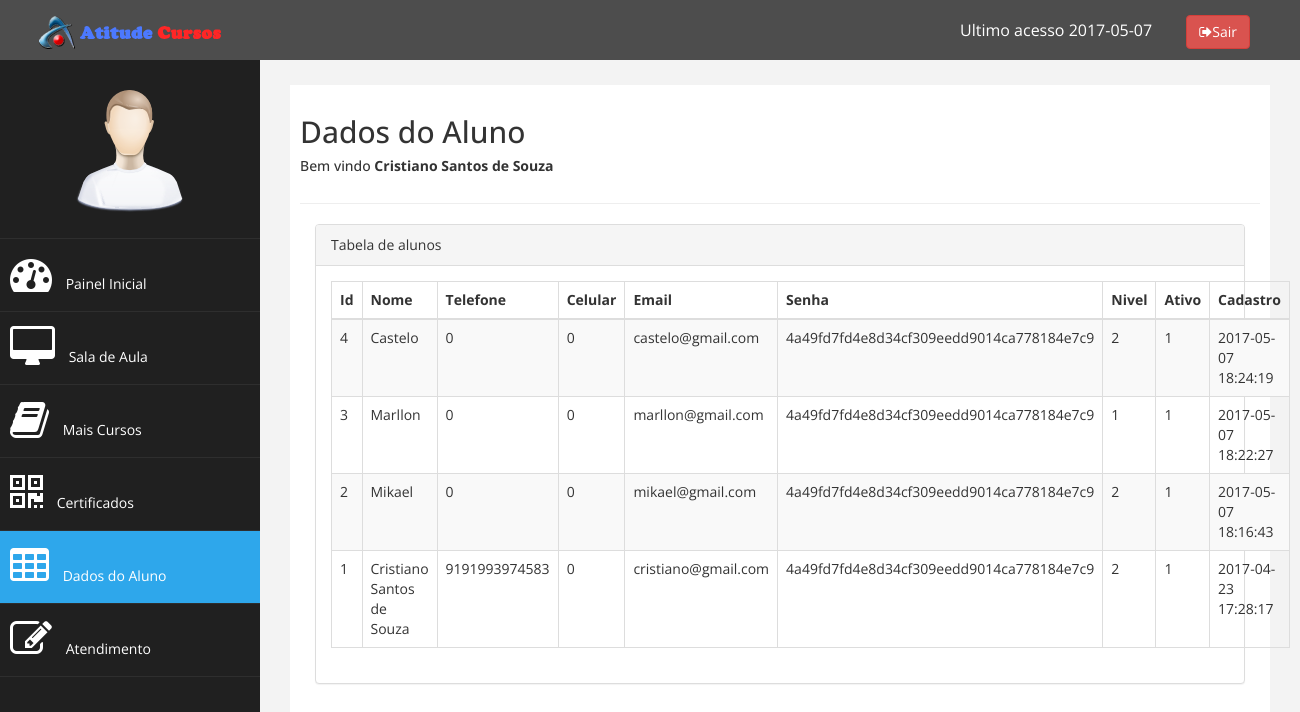
/adm/dados.php (signed in), run on the app's committed database.
### tables this page shows
CREATE TABLE `aluno` (
  `id` int(11) UNSIGNED NOT NULL,
  `nome` varchar(50) NOT NULL,
  `rg` varchar(10) NOT NULL,
  `cpf` varchar(15) NOT NULL,
  `pais` varchar(45) NOT NULL,
  `endereco` varchar(100) NOT NULL,
  `numero` varchar(10) NOT NULL,
  `complemento` varchar(144) NOT NULL,
  `bairro` varchar(45) NOT NULL,
  `cep` varchar(15) NOT NULL,
  `cidade` varchar(45) NOT NULL,
  `uf` varchar(10) NOT NULL,
  `telefone` varchar(15) DEFAULT NULL,
  `celular` varchar(15) DEFAULT NULL,
  `email` varchar(40) NOT NULL,
  `senha` varchar(40) NOT NULL,
  `nivel` int(1) UNSIGNED NOT NULL DEFAULT '1',
  `ativo` tinyint(1) NOT NULL DEFAULT '1',
  `cadastro` datetime NOT NULL,
  `data_ultimo_login` date NOT NULL
);

### adm/dados.php (the view, shortened to what this page needs)
<?php
include("../php/config.php");
$query = sprintf("SELECT * FROM aluno ORDER BY cadastro DESC");
$dados = mysqli_query($conexao, $query) or die(mysql_error());
$linha = mysqli_fetch_assoc($dados);
$total = mysqli_num_rows($dados);
?>
<!DOCTYPE html>
<html xmlns="http://www.w3.org/1999/xhtml">
<head>
    <link href="../assets/css/bootstrap.css" rel="stylesheet"/>
    <link href="../assets/font-awesome/css/font-awesome.min.css" rel="stylesheet" />
    <link href="../assets/js/morris/morris-0.4.3.min.css" rel="stylesheet" />
    <link href="../assets/css/custom.css" rel="stylesheet" />
</head>
<body>
    <div id="wrapper">
        <nav class="navbar navbar-default navbar-cls-top " role="navigation" style="margin-bottom: 0">
            <div class="navbar-header">
                <a class="navbar-brand" href="index.html"><img src="../images/logo.png"/></a>
            </div>
  <div style="color: white;
padding: 15px 50px 5px 50px;
float: right;
font-size: 16px;"> <?php echo "Ultimo acesso ". $_SESSION['data_ultimo_login'] ?>
<button type="button" class="btn btn-danger" data-toggle="modal" data-target="#confirm" style="margin-left: 30px"><i class="fa fa-sign-out"> </i>Sair</button></div>
        </nav>
                <nav class="navbar-default navbar-side" role="navigation">
            <div class="sidebar-collapse">
                <ul class="nav" id="main-menu">
				<li class="text-center">
                    <img src="../assets/img/find_user.png" class="user-image img-responsive"/>
					</li>
                    <li>
                        <a  href="index.php"><i class="fa fa-dashboard fa-3x"></i> Painel Inicial</a>
                    </li>
                     <li>
                        <a href="sala.php"><i class="fa fa-desktop fa-3x"></i> Sala de Aula</a>
                    </li>
                    <li>
                        <a  href="cursos.php"><i class="fa fa-book fa-3x"></i> Mais Cursos</a>
                    </li>
						   <li  >
                        <a   href="certificados.php"><i class="fa fa-qrcode fa-3x"></i> Certificados</a>
                    </li>
                      <li>
                        <a class="active-menu" href="dados.php"><i class="fa fa-table fa-3x"></i> Dados do Aluno </a>
                    </li>
                    <li  >
                        <a  href="form.php"><i class="fa fa-edit fa-3x"></i> Atendimento </a>
                    </li>
                </ul>
        </nav>
        <div id="page-wrapper" >
            <div id="page-inner">
                <div class="row">
                    <div class="col-md-12">
                     <h2>Dados do Aluno</h2>
                        <h5><?php echo "Bem vindo <strong>". $_SESSION['nome'] ."</strong>"?></h5>
                    </div>
                </div>
                 <hr />
                 <div class="col-lg-12 col-md-9 col-sm-12 col-xs-12">
                    <div class="panel panel-default">
                        <div class="panel-heading">
                           Tabela de alunos
                        </div>
                        <div class="panel-body">
                            <div class="table-responsive">
                                <table class="table table-striped table-bordered table-hover">
                                    <thead>
                                        <tr>
                                            <td class="col-lg-1"><strong>Id</strong></td>
                                            <td class="col-lg-2"><strong>Nome</strong></td>
                                            <td class="col-lg-2"><strong>Telefone</strong></td>
                                            <td class="col-lg-2"><strong>Celular</strong></td>
                                            <td class="col-lg-2"><strong>Email</strong></td>
                                            <td class="col-lg-2"><strong>Senha</strong></td>
                                            <td class="col-lg-2"><strong>Nivel</strong></td>
                                            <td class="col-lg-2"><strong>Ativo</strong></td>
                                            <td class="col-lg-2"><strong>Cadastro</strong></td>
                                        </tr>
                                    </thead>
                                    <tbody>
                                    <?php
										if($total > 0) {
											do {
									?>
                                        <tr>
                                            <td><?=$linha['id']?></td>
                                            <td><?=$linha['nome']?></td>
                                            <td><?=$linha['telefone']?></td>
                                            <td><?=$linha['celular']?></td>
                                            <td><?=$linha['email']?></td>
                                            <td><?=$linha['senha']?></td>
                                            <td><?=$linha['nivel']?></td>
                                            <td><?=$linha['ativo']?></td>
                                            <td><?=$linha['cadastro']?></td>
                                        </tr>
									<?php
											}while($linha = mysqli_fetch_assoc($dados));
										}
									?>
                                    </tbody>
                                </table>
                            </div>
                        </div>
                    </div>
                    </div>
    </div>
            </div>
        </div>
</body>
</html>

### assets/css/custom.css (style rules this page uses)
body { font-family: 'Open Sans', sans-serif; }
#wrapper { width: 100%; background:#202020; }
#page-wrapper { padding: 15px 15px; min-height: 600px; background:#F3F3F3; }
#page-inner { width:100%; margin:10px 20px 10px 0px; background-color:#fff!important; padding:10px; min-height:1200px; }
.text-center { text-align:center; }
h2 { color: #333333; }
.user-image { margin: 25px auto; -webkit-border-radius: 10px; -moz-border-radius: 10px; border-radius: 10px; max-height:170px; max-width:170px; }
.navbar-cls-top .navbar-brand { color: #fff; width: 260px; text-align: center; height: 60px; }
.active-menu { background-color:#2EA7EB!important; }
.sidebar-collapse , .sidebar-collapse .nav { background:none; }
.sidebar-collapse .nav { padding:0; }
.sidebar-collapse .nav > li > a { color:#fff; background:#202020; text-shadow:none; }
.sidebar-collapse > .nav > li > a { padding:15px 10px; }
.sidebar-collapse > .nav > li { border-bottom: 1px solid rgba(107, 108, 109, 0.19); }
.navbar-side { border:none; background-color: #202020; }
.navbar-cls-top { background:#4D4D4D; border-bottom:none; }
.navbar-default { border:0px solid black; }
.navbar-header { background: #4D4D4D; }
.nav > li > a > i { margin-right:10px; }
@media (min-width:768px) { #page-wrapper { margin: 0 0 0 260px; padding: 15px 30px; min-height: 1200px; } }
@media (min-width:768px) { .navbar-side { z-index: 1; position: absolute; width: 260px; } }
@media (min-width:768px) { .navbar { border-radius: 0px; } }

### data on the page
aluno: id "4", nome "Castelo", telefone "0", celular "0", email "castelo@gmail.com", senha "4a49fd7fd4e8d34cf309eedd9014ca778184e7c9", nivel "2", ativo "1", cadastro "2017-05-07 18:24:19"
aluno: id "3", nome "Marllon", telefone "0", celular "0", email "marllon@gmail.com", senha "4a49fd7fd4e8d34cf309eedd9014ca778184e7c9", nivel "1", ativo "1", cadastro "2017-05-07 18:22:27"
aluno: id "2", nome "Mikael", telefone "0", celular "0", email "mikael@gmail.com", senha "4a49fd7fd4e8d34cf309eedd9014ca778184e7c9", nivel "2", ativo "1", cadastro "2017-05-07 18:16:43"
aluno: id "1", nome "Cristiano Santos de Souza", telefone "9191993974583", celular "0", email "cristiano@gmail.com", senha "4a49fd7fd4e8d34cf309eedd9014ca778184e7c9", nivel "2", ativo "1", cadastro "2017-04-23 17:28:17"

### other printed values
$_SESSION['data_ultimo_login'] "2017-05-07"
$_SESSION['nome'] "Cristiano Santos de Souza"
